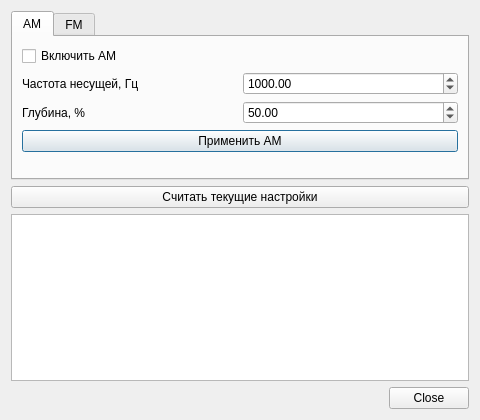
<?xml version="1.0" encoding="UTF-8"?>
<ui version="4.0">
 <class>ModulationDialog</class>
 <widget class="QDialog" name="ModulationDialog">
  <property name="geometry">
   <rect>
    <x>0</x>
    <y>0</y>
    <width>480</width>
    <height>420</height>
   </rect>
  </property>
  <property name="windowTitle">
   <string>Настройка модуляции</string>
  </property>
  <layout class="QVBoxLayout" name="verticalLayout">
   <item>
    <widget class="QTabWidget" name="tabWidget">
     <property name="currentIndex">
      <number>0</number>
     </property>
     <widget class="QWidget" name="tabAM">
      <attribute name="title">
       <string>AM</string>
      </attribute>
      <layout class="QVBoxLayout" name="verticalLayout_2">
       <item>
        <widget class="QCheckBox" name="chkAMState">
         <property name="text">
          <string>Включить AM</string>
         </property>
        </widget>
       </item>
       <item>
        <layout class="QHBoxLayout" name="horizontalLayout">
         <item>
          <widget class="QLabel" name="label">
           <property name="text">
            <string>Частота несущей, Гц</string>
           </property>
          </widget>
         </item>
         <item>
          <widget class="QDoubleSpinBox" name="spinAMFreq">
           <property name="minimum">
            <double>20.000000000000000</double>
           </property>
           <property name="maximum">
            <double>20000.000000000000000</double>
           </property>
           <property name="singleStep">
            <double>10.000000000000000</double>
           </property>
           <property name="value">
            <double>1000.000000000000000</double>
           </property>
          </widget>
         </item>
        </layout>
       </item>
       <item>
        <layout class="QHBoxLayout" name="horizontalLayout_2">
         <item>
          <widget class="QLabel" name="label_2">
           <property name="text">
            <string>Глубина, %</string>
           </property>
          </widget>
         </item>
         <item>
          <widget class="QDoubleSpinBox" name="spinAMDepth">
           <property name="minimum">
            <double>0.000000000000000</double>
           </property>
           <property name="maximum">
            <double>100.000000000000000</double>
           </property>
           <property name="singleStep">
            <double>1.000000000000000</double>
           </property>
           <property name="value">
            <double>50.000000000000000</double>
           </property>
          </widget>
         </item>
        </layout>
       </item>
       <item>
        <widget class="QPushButton" name="btnApplyAM">
         <property name="text">
          <string>Применить AM</string>
         </property>
        </widget>
       </item>
       <item>
        <spacer name="verticalSpacer">
         <property name="orientation">
          <enum>Qt::Orientation::Vertical</enum>
         </property>
         <property name="sizeHint" stdset="0">
          <size>
           <width>20</width>
           <height>40</height>
          </size>
         </property>
        </spacer>
       </item>
      </layout>
     </widget>
     <widget class="QWidget" name="tabFM">
      <attribute name="title">
       <string>FM</string>
      </attribute>
      <layout class="QVBoxLayout" name="verticalLayout_3">
       <item>
        <widget class="QCheckBox" name="chkFMState">
         <property name="text">
          <string>Включить FM</string>
         </property>
        </widget>
       </item>
       <item>
        <layout class="QHBoxLayout" name="horizontalLayout_3">
         <item>
          <widget class="QLabel" name="label_3">
           <property name="text">
            <string>Частота несущей, Гц</string>
           </property>
          </widget>
         </item>
         <item>
          <widget class="QDoubleSpinBox" name="spinFMFreq">
           <property name="minimum">
            <double>20.000000000000000</double>
           </property>
           <property name="maximum">
            <double>20000.000000000000000</double>
           </property>
           <property name="singleStep">
            <double>10.000000000000000</double>
           </property>
           <property name="value">
            <double>1000.000000000000000</double>
           </property>
          </widget>
         </item>
        </layout>
       </item>
       <item>
        <layout class="QHBoxLayout" name="horizontalLayout_4">
         <item>
          <widget class="QLabel" name="label_4">
           <property name="text">
            <string>Девиация, Гц</string>
           </property>
          </widget>
         </item>
         <item>
          <widget class="QDoubleSpinBox" name="spinFMDev">
           <property name="minimum">
            <double>0.000000000000000</double>
           </property>
           <property name="maximum">
            <double>1000000.000000000000000</double>
           </property>
           <property name="singleStep">
            <double>1000.000000000000000</double>
           </property>
           <property name="value">
            <double>1000.000000000000000</double>
           </property>
          </widget>
         </item>
        </layout>
       </item>
       <item>
        <widget class="QPushButton" name="btnApplyFM">
         <property name="text">
          <string>Применить FM</string>
         </property>
        </widget>
       </item>
       <item>
        <spacer name="verticalSpacer_2">
         <property name="orientation">
          <enum>Qt::Orientation::Vertical</enum>
         </property>
         <property name="sizeHint" stdset="0">
          <size>
           <width>20</width>
           <height>40</height>
          </size>
         </property>
        </spacer>
       </item>
      </layout>
     </widget>
    </widget>
   </item>
   <item>
    <widget class="QPushButton" name="btnQueryAll">
     <property name="text">
      <string>Считать текущие настройки</string>
     </property>
    </widget>
   </item>
   <item>
    <widget class="QPlainTextEdit" name="txtLog">
     <property name="readOnly">
      <bool>true</bool>
     </property>
    </widget>
   </item>
   <item>
    <widget class="QDialogButtonBox" name="buttonBox">
     <property name="orientation">
      <enum>Qt::Orientation::Horizontal</enum>
     </property>
     <property name="standardButtons">
      <set>QDialogButtonBox::StandardButton::Close</set>
     </property>
    </widget>
   </item>
  </layout>
 </widget>
 <resources/>
 <connections>
  <connection>
   <sender>buttonBox</sender>
   <signal>rejected()</signal>
   <receiver>ModulationDialog</receiver>
   <slot>reject()</slot>
   <hints>
    <hint type="sourcelabel">
     <x>20</x>
     <y>20</y>
    </hint>
    <hint type="destinationlabel">
     <x>20</x>
     <y>20</y>
    </hint>
   </hints>
  </connection>
 </connections>
</ui>
